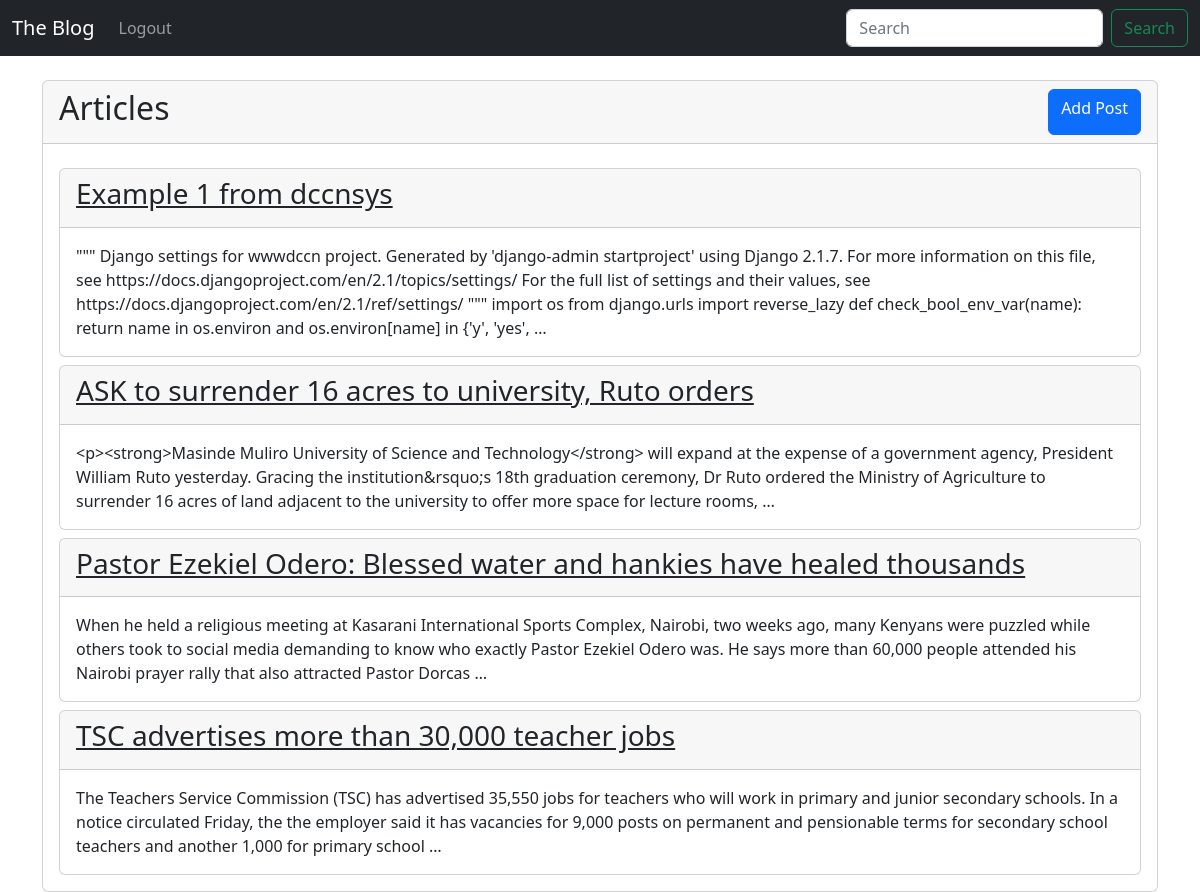
The app's page / (signed in) with its own data.
### theblog/models.py (models this page shows, shortened)
class Post(models.Model):
    title = models.CharField(max_length=255)
    author = models.ForeignKey(User, on_delete=models.CASCADE)
    slug = models.CharField(max_length=255)
    body = RichTextField()
    id = models.UUIDField(default=uuid.uuid4, primary_key=True, unique=True, editable=False)
    created_at = models.DateTimeField(auto_now_add=True)
    class Meta:
        ordering = ('-created_at',)

### theblog/views.py (the view)
# urls.py: path('', HomeView.as_view(), name="home"),
class HomeView(ListView):
    model = Post
    template_name = 'home.html'
    queryset = Post.objects.all()

### theblog/templates/home.html
{% extends 'base.html' %} {% block content %}
<div class="card mt-4">
  <div class="card-header d-flex justify-content-between">
    <h2>Articles</h2>
    {% if user.is_authenticated %}
    <a href="{% url 'add_post' %}" class="btn btn-primary">Add Post</a>
    {% endif %}
  </div>
  <div class="card-body">
    {% for post in object_list %}
    <div class="card mt-2">
      <div class="card-header">
        <h3>
          <a
            class="text-dark"
            href="{% url 'article_detail' post.slug post.id %}"
            >{{ post.title}}</a
          >
        </h3>
      </div>
      <div class="card-body">{{ post.body | truncatewords:50 }}</div>
    </div>
    {% endfor %}
  </div>
</div>
{% endblock %}

### records on screen
Post: title "Example 1 from dccnsys", body "\"\"\" Django settings for wwwdccn project. Generated by 'django-admin startproject' using Django 2.1.7. For more information on this file, see https://docs.djangoproject.com/en/2.1/topics/settings/ For the full list of settings and their values, see https://docs.djangoproject.com/en/2.1/ref/settings/ \"\"\" import os from django.urls import reverse_lazy def check_bool_env_var(name): return name in os.environ and os.environ[name] in {'y', 'yes', …"
Post: title "ASK to surrender 16 acres to university, Ruto orders", body "<p><strong>Masinde Muliro University of Science and Technology</strong> will expand at the expense of a government agency, President William Ruto yesterday. Gracing the institution&rsquo;s 18th graduation ceremony, Dr Ruto ordered the Ministry of Agriculture to surrender 16 acres of land adjacent to the university to offer more space for lecture rooms, …"
Post: title "Pastor Ezekiel Odero: Blessed water and hankies have healed thousands", body "When he held a religious meeting at Kasarani International Sports Complex, Nairobi, two weeks ago, many Kenyans were puzzled while others took to social media demanding to know who exactly Pastor Ezekiel Odero was. He says more than 60,000 people attended his Nairobi prayer rally that also attracted Pastor Dorcas …"
Post: title "TSC advertises more than 30,000 teacher jobs", body "The Teachers Service Commission (TSC) has advertised 35,550 jobs for teachers who will work in primary and junior secondary schools. In a notice circulated Friday, the the employer said it has vacancies for 9,000 posts on permanent and pensionable terms for secondary school teachers and another 1,000 for primary school …"
